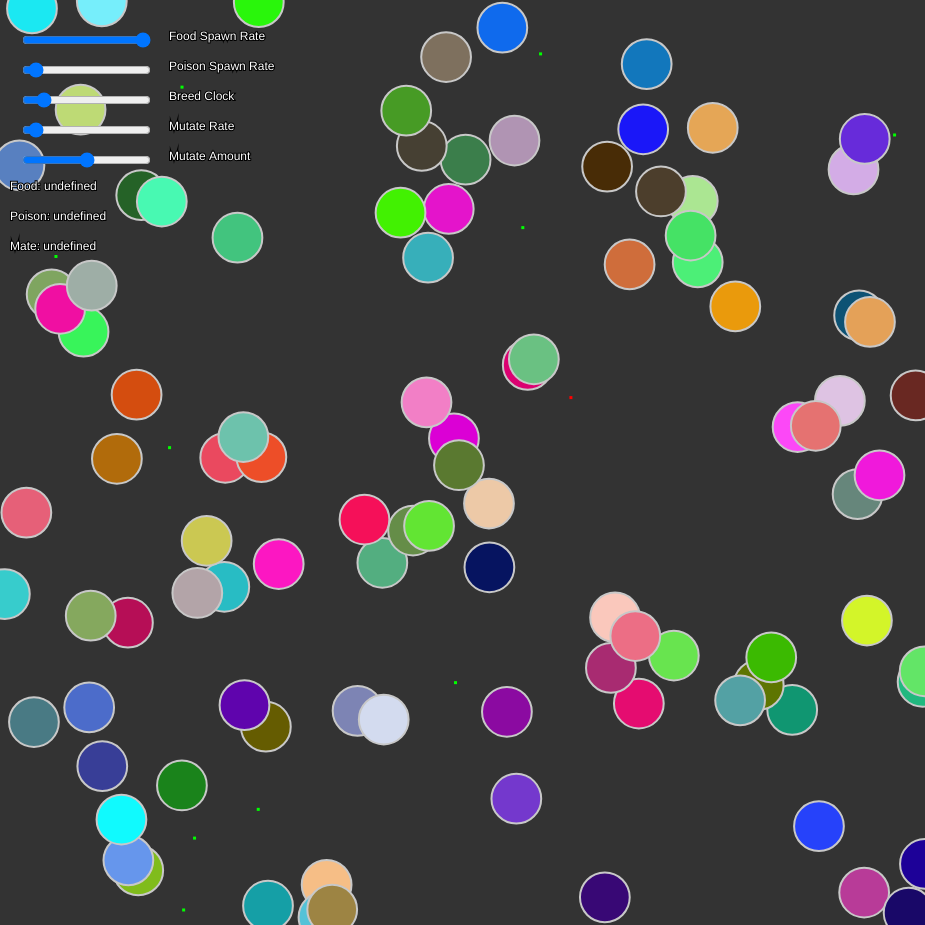
Frame 1 (no input)
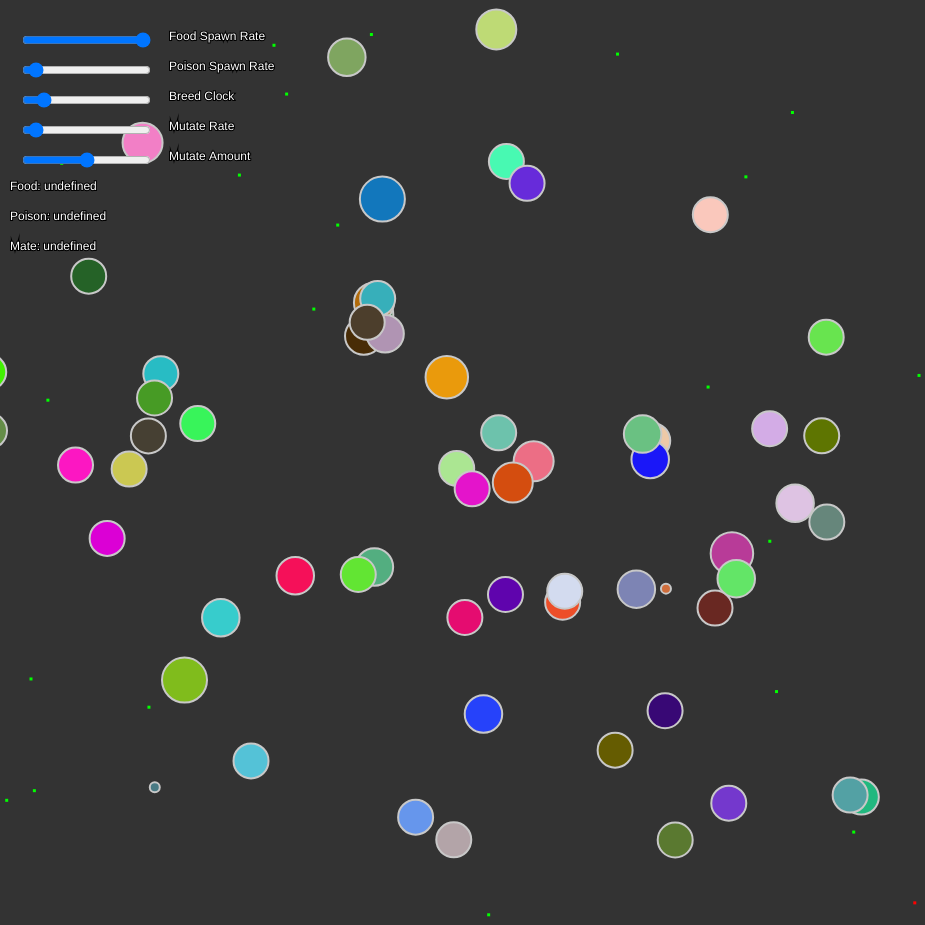
Frame 60 (no input)
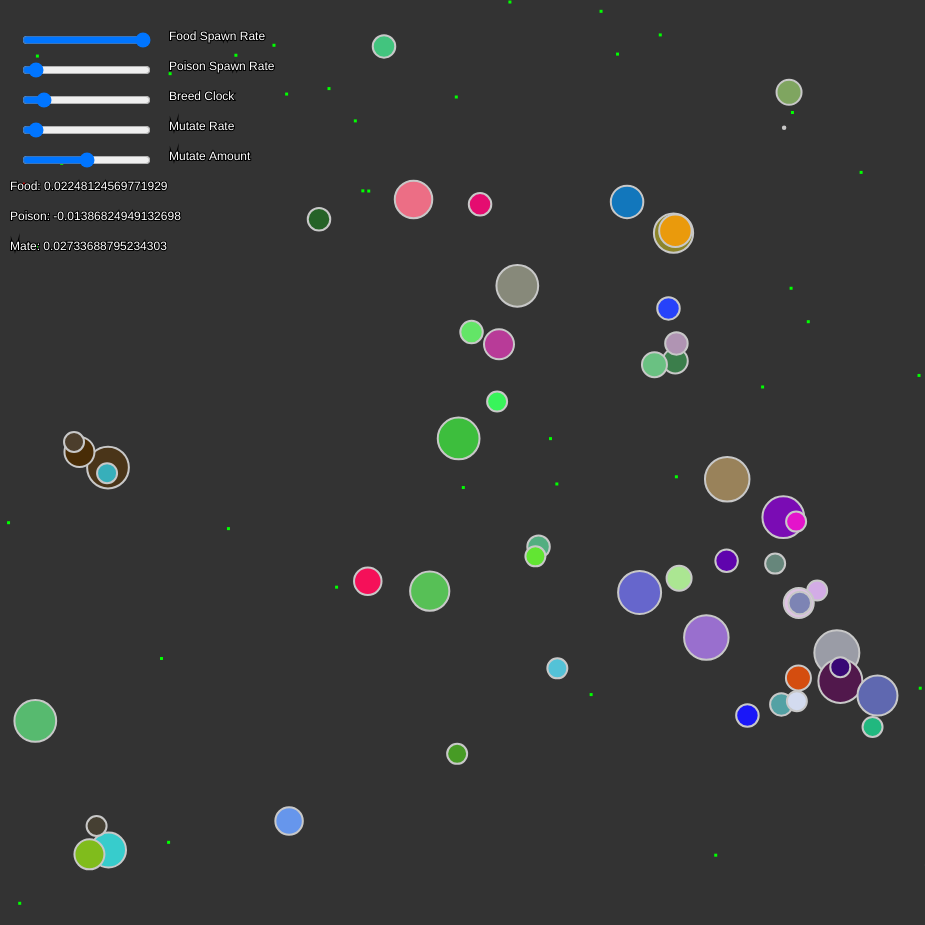
Frame 120 (the mouse pressed at the canvas centre since frame 60)

The p5.js sketch that drew these frames (run headless with seeded random() and noise() and a simulated clock; from frame 60 on, the mouse is pressed at the canvas centre):

// p5.js sketch
// ── sketch.js
let pop = 100;
let cell = [];
let food = [];
let foodRate = 1;
let poison = [];
let poisonRate = 0.05;
let canvasSize = 925;
let mutateAmount = 0.05;
let mutateRate = 0.5;
let breedRate = 75;
let averageTimer = 0;
let averageDNA = [];


let sliderFoodRate;
let sliderPoisonRate;
let sliderBreed;
let sliderMutateRate;
let sliderMutateAmount;

function setup() {
  createCanvas(canvasSize, canvasSize);
  for(i = 0;i < pop; i++){
    cell[i] = new Cell(random(canvasSize), random(canvasSize));
  }
  for(i = 0;i < foodRate * 10; i++){
    food.push(createVector(random(canvasSize), random(canvasSize)));
  }
  for(i = 0;i < poisonRate * 10; i++){
    poison.push(createVector(random(canvasSize), random(canvasSize)));
  }


  sliderFoodRate = createSlider(0, 100, 100);
  sliderFoodRate.position(20, 30);
  sliderFoodRate.changed(changeFoodRate);

  sliderPoisonRate = createSlider(0, 100, 5);
  sliderPoisonRate.position(20, 60);
  sliderPoisonRate.changed(changePoisonRate);

  sliderBreed = createSlider(50, 250, 75);
  sliderBreed.position(20, 90);
  sliderBreed.changed(changeBreed);

  sliderMutateRate = createSlider(0, 100, 5);
  sliderMutateRate.position(20, 120);
  sliderMutateRate.changed(changeMutateRate);

  sliderMutateAmount = createSlider(0, 100, 50);
  sliderMutateAmount.position(20, 150);
  sliderMutateAmount.changed(changeMutateAmount);
}

function draw() {
  background(51);

  noStroke();
  fill(0,255,0);
  for(let i = 0;i < food.length;i++){
    rect(food[i].x, food[i].y, 3, 3);
  }

  noStroke();
  fill(255, 0, 0);
  for(let i = 0;i < poison.length;i++){
    rect(poison[i].x, poison[i].y, 3, 3);
  }

  if(random(1) <= foodRate){
    food.push(createVector(random(canvasSize), random(canvasSize)));
  }
  if(random(1) <= poisonRate){
    poison.push(createVector(random(canvasSize), random(canvasSize)));
  }

  for(var i = cell.length - 1; i >= 0; i--){
    cell[i].decision(food, poison, cell, i);
    cell[i].update();
    cell[i].display();
    if(cell[i].dead() === true){
      cell.splice(i,1);
      pop--;
    }
  }
  fill(255, 255, 255);
  stroke(0, 0, 0);
  text('Food Spawn Rate', sliderFoodRate.x * 2 + sliderFoodRate.width, 40);
  text('Poison Spawn Rate', sliderPoisonRate.x * 2 + sliderPoisonRate.width, 70);
  text('Breed Clock', sliderBreed.x * 2 + sliderBreed.width, 100);
  text('Mutate Rate', sliderMutateRate.x * 2 + sliderMutateRate.width, 130);
  text('Mutate Amount', sliderMutateAmount.x * 2 + sliderMutateAmount.width, 160);

  if (averageTimer > 100){
    averageTimer = 0;
    for(var i = cell.length -1; i >= 0; i--){
        averageDNA[0] =+ cell[i].dna[0];
        averageDNA[1] =+ cell[i].dna[1];
        averageDNA[2] =+ cell[i].dna[2];
    }
    averageDNA[0] = averageDNA[0]/cell.length;
    averageDNA[1] = averageDNA[1]/cell.length;
    averageDNA[2] = averageDNA[2]/cell.length;
  }else{
    averageTimer++;
  }
  text('Food: ' + averageDNA[0], 10, 190);
  text('Poison: ' + averageDNA[1], 10, 220);
  text('Mate: ' + averageDNA[2], 10, 250);
}

function changeFoodRate(){
  let rate = sliderFoodRate.value()/100
  foodRate = rate;
}

function changePoisonRate(){
  let rate = sliderPoisonRate.value()/100
  poisonRate = rate;
}

function changeBreed(){
  let rate = sliderBreed.value()
  breedRate = rate;
}

function changeMutateRate(){
  let rate = sliderMutateRate.value()/100
  mutateRate = rate;
}

function changeMutateAmount(){
  let rate = sliderMutateAmount.value()/100
  mutateAmount = rate;
}

// ── cell.js
class Cell {

  constructor(x, y, dna = null) {
    this.position = createVector(x, y);
    this.velocity = createVector(0, 0);
    this.acceleration = createVector(0, 0);
    this.maxspeed = 8;
    this.maxforce = 0.2;
    this.size = 50;
    this.health = 1;
    this.reproductionTimer = 0;

    //this.dna = [1, -0.1, 0.1];
    if(dna == null){
      this.dna = [random(-5, 5),
                  random(-5, 5),
                  random(-5, 5),
                  color(random(255), random(255), random(255))];
    }else{
     this.dna = dna;
    }
  }

  update() {
    this.velocity.add(this.acceleration);
    this.velocity.limit(this.maxspeed);
    this.position.add(this.velocity);

    this.acceleration.mult(0);

    if (this.health > 0){
      this.health = this.health - 0.005;
      this.size = this.health * 50;
    }

    this.reproductionTimer ++;
  }

  decision(good, bad, population, cellPosition){
    let steerG = this.eat(good, 0.5);
    let steerB = this.eat(bad, -5);
    let steerP = this.mate(population, cellPosition);

    steerG.mult(this.dna[0]);
    steerB.mult(this.dna[1]);
    steerP.mult(this.dna[2]);

    this.applyForce(steerG);
    this.applyForce(steerB);
    this.applyForce(steerP);
  }

  eat(list, nutrition){
    let record = Infinity;
    let closestIndex = -1;
    for(let i = 0; i < list.length; i++){
      let distance = this.position.dist(list[i]);
      if(distance < record){
        record = distance;
        closestIndex = i;
      }
    }
    if(record < this.size/2){
      list.splice(closestIndex, 1);
      this.health = this.health + (0.1 * nutrition);
    }
    else if(closestIndex > -1){
      return(this.seek(list[closestIndex]));
    }
    return createVector(0, 0);
  }

  mate(list, cellPosition){
    let record = Infinity;
    let closestIndex = -1;
    for(let i = 0; i < list.length; i++){
      if (i !== cellPosition){
        let distance = this.position.dist(list[i].position);
        if(distance < record){
          record = distance;
          closestIndex = i;
        }
      }
    }
    if(record < this.size/2){
      this.breed(list[closestIndex]);
    }
    else if(closestIndex > -1){
      return(this.seek(list[closestIndex].position));
    }
    return createVector(0, 0);
  }

  breed(mate){
    if (this.reproductionTimer > breedRate && mate.reproductionTimer > breedRate){
      let dna = [this.dna[0], mate.dna[1], this.dna[2], lerpColor(this.dna[3], mate.dna[3], 0.5)];
      if(random(0, 1) < mutateRate){
          console.log(dna);
          dna[0] = dna[0] + random(-mutateAmount, mutateAmount);
          dna[1] = dna[1] + random(-mutateAmount, mutateAmount);
          dna[2] = dna[2] + random(-mutateAmount, mutateAmount);
          dna[3] = lerpColor(dna[3], color(mutateAmount*random(0,255), mutateAmount*random(0,255), mutateAmount*random(0,255)), mutateAmount);
      }
      cell.push(new Cell(this.position.x, this.position.y, dna));
      this.reproductionTimer = 0;
      mate.reproductionTimer = 0;
    }
  }

  seek(target) {
    let desired = p5.Vector.sub(target, this.position);

    desired.setMag(this.maxspeed);

    let steer = p5.Vector.sub(desired, this.velocity);
    steer.limit(this.maxforce);

    return(steer);
  }

  applyForce(force) {
    this.acceleration.add(force);
  }

  dead(){
    return(this.health <= 0.001);
  }

  display() {
    fill(this.dna[3]);
    stroke(200);
    strokeWeight(2);
    ellipse(this.position.x, this.position.y, this.size, this.size);
  }
}
